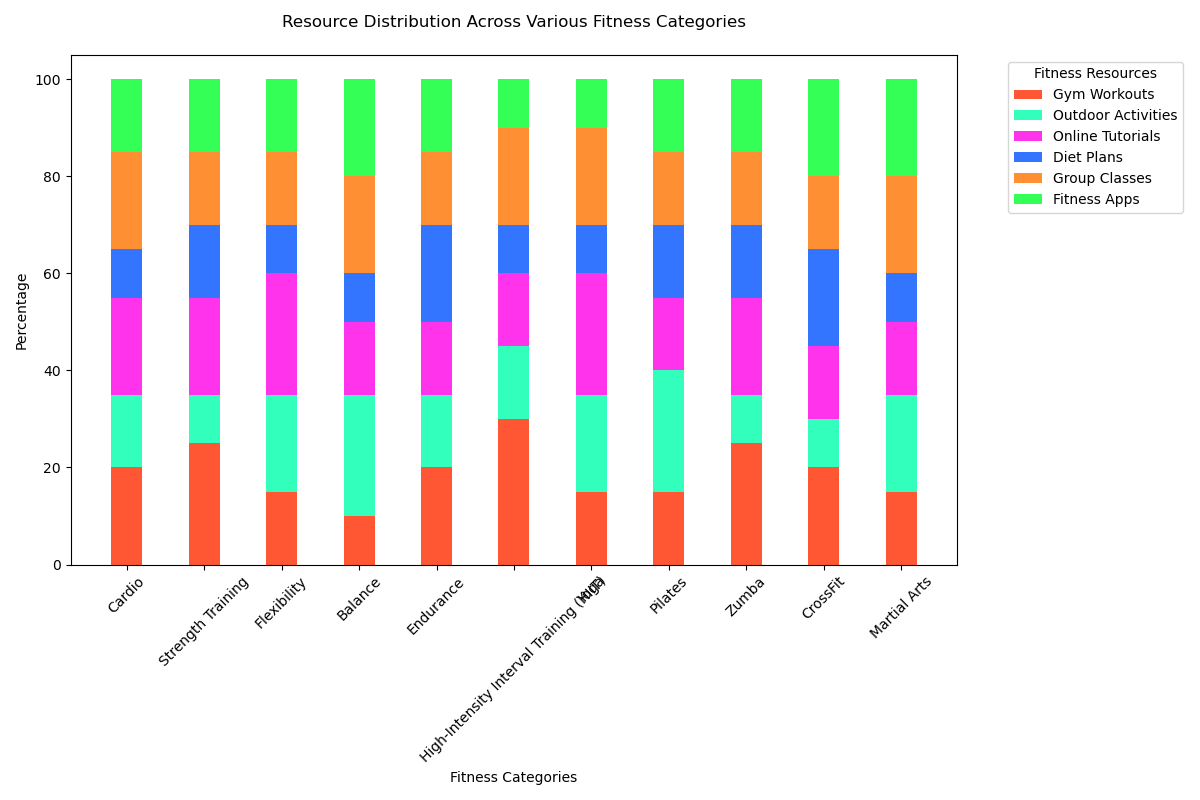

Write the Python code that produced this figure.
import matplotlib.pyplot as plt
import pandas as pd
import seaborn as sns

data = [
    {'Category': 'Cardio', 'Gym Workouts': '20%', 'Outdoor Activities': '15%', 'Online Tutorials': '20%', 'Diet Plans': '10%', 'Group Classes': '20%', 'Fitness Apps': '15%'},
    {'Category': 'Strength Training', 'Gym Workouts': '25%', 'Outdoor Activities': '10%', 'Online Tutorials': '20%', 'Diet Plans': '15%', 'Group Classes': '15%', 'Fitness Apps': '15%'},
    {'Category': 'Flexibility', 'Gym Workouts': '15%', 'Outdoor Activities': '20%', 'Online Tutorials': '25%', 'Diet Plans': '10%', 'Group Classes': '15%', 'Fitness Apps': '15%'},
    {'Category': 'Balance', 'Gym Workouts': '10%', 'Outdoor Activities': '25%', 'Online Tutorials': '15%', 'Diet Plans': '10%', 'Group Classes': '20%', 'Fitness Apps': '20%'},
    {'Category': 'Endurance', 'Gym Workouts': '20%', 'Outdoor Activities': '15%', 'Online Tutorials': '15%', 'Diet Plans': '20%', 'Group Classes': '15%', 'Fitness Apps': '15%'},
    {'Category': 'High-Intensity Interval Training (HIIT)', 'Gym Workouts': '30%', 'Outdoor Activities': '15%', 'Online Tutorials': '15%', 'Diet Plans': '10%', 'Group Classes': '20%', 'Fitness Apps': '10%'},
    {'Category': 'Yoga', 'Gym Workouts': '15%', 'Outdoor Activities': '20%', 'Online Tutorials': '25%', 'Diet Plans': '10%', 'Group Classes': '20%', 'Fitness Apps': '10%'},
    {'Category': 'Pilates', 'Gym Workouts': '15%', 'Outdoor Activities': '25%', 'Online Tutorials': '15%', 'Diet Plans': '15%', 'Group Classes': '15%', 'Fitness Apps': '15%'},
    {'Category': 'Zumba', 'Gym Workouts': '25%', 'Outdoor Activities': '10%', 'Online Tutorials': '20%', 'Diet Plans': '15%', 'Group Classes': '15%', 'Fitness Apps': '15%'},
    {'Category': 'CrossFit', 'Gym Workouts': '20%', 'Outdoor Activities': '10%', 'Online Tutorials': '15%', 'Diet Plans': '20%', 'Group Classes': '15%', 'Fitness Apps': '20%'},
    {'Category': 'Martial Arts', 'Gym Workouts': '15%', 'Outdoor Activities': '20%', 'Online Tutorials': '15%', 'Diet Plans': '10%', 'Group Classes': '20%', 'Fitness Apps': '20%'}
]

df = pd.DataFrame(data)
df = df.set_index('Category')
df = df.applymap(lambda x: int(x.replace('%', '')))

cumulative_sum = df.cumsum(axis=1)

colors = ['#FF5733', '#33FFBD', '#FF33EC', '#3375FF', '#FF8F33', '#33FF57']

fig, ax = plt.subplots(figsize=(12, 8))

bottom = None

for column, color in zip(df.columns, colors):
    ax.bar(df.index, df[column], bottom=bottom, label=column, color=color, width=0.4)
    bottom = cumulative_sum[column]

ax.legend(title='Fitness Resources', bbox_to_anchor=(1.05, 1), loc='upper left')

ax.set_ylabel('Percentage')
ax.set_xlabel('Fitness Categories')
ax.set_title('Resource Distribution Across Various Fitness Categories', pad=20)

plt.xticks(rotation=45)
plt.tight_layout()
plt.show()
